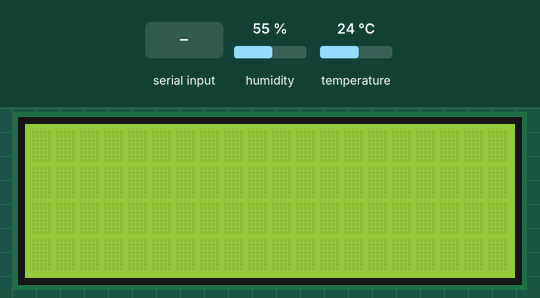
Simulated run of this sketch. Board: Arduino Uno, built with avr-gcc and run on an emulated ATmega328P. Shown: 20×4 character LCD. The test bench sets the inputs (shaded band); at power-on: humidity 55 %, temperature 24 °C. What the sketch prints to the serial monitor is not drawn.

Above: at 1.2 s.
1.3 s: "temp" received over Serial
At 2.8 s:
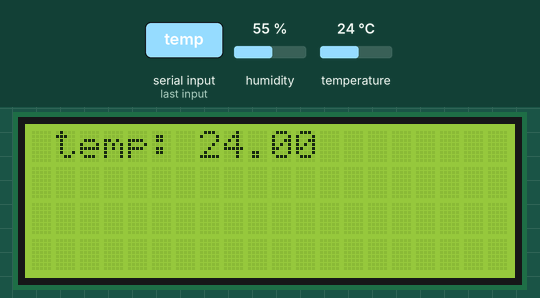
3.8 s: "hum" received over Serial
At 5.9 s:
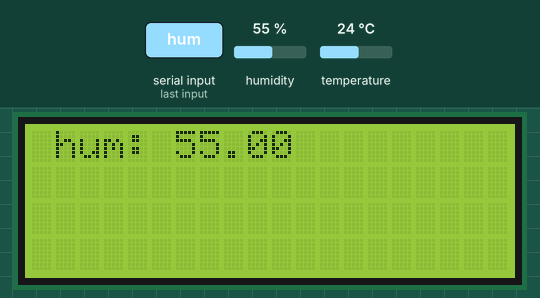
6.3 s: "1" received over Serial
At 8.6 s:
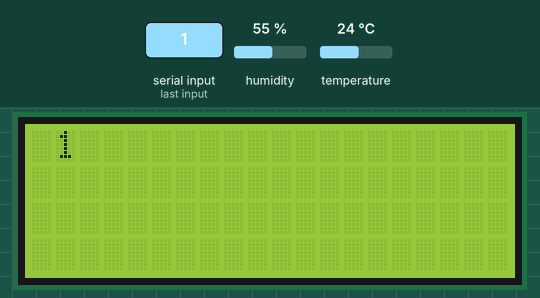
Timing chart, 0 to 10.1 s (numbered marks = the images above; inputs shaded):
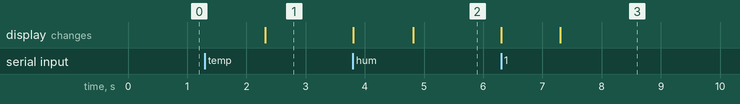

The sketch:

test.ino
```cpp
#include "DHT.h"
#define DHTPIN 2                    // пин подключения контакта DATA
#define DHTTYPE DHT11               // DHT 11
#include <Wire.h>                   // библиотека для управления устройствами по I2C
#include <LiquidCrystal_I2C.h>      // подключаем библиотеку для QAPASS 1602
LiquidCrystal_I2C LCD(0x27, 20, 4); // присваиваем имя LCD для дисплея

DHT dht(DHTPIN, DHTTYPE);
void setup()
{
    LCD.init();      // инициализация LCD дисплея
    LCD.backlight(); // включение подсветки дисплея
    dht.begin();
    Serial.begin(9600);
}
void loop()
{
    float h = dht.readHumidity();
    float t = dht.readTemperature();

    String trigger;
    while (Serial.available() > 0)
    {
        LCD.clear();
        LCD.setCursor(1, 0);
        String trigger = (Serial.readString());
        if (trigger == "temp")
        {
            trigger += ": " + String(t);
        }
        if (trigger == "hum")
        {
            trigger += ": " + String(h);
        }
        LCD.print(trigger);
        Serial.println(trigger);
    }
    LCD.print(trigger);
}
```

Measured:
- after the input at 1.3 s, the display: changes after 1.0 s (image 1)
- after the input at 3.8 s, the display: first changes at once (image 2 shows a later state)
- after the input at 6.3 s, the display: first changes at once (image 3 shows a later state)
